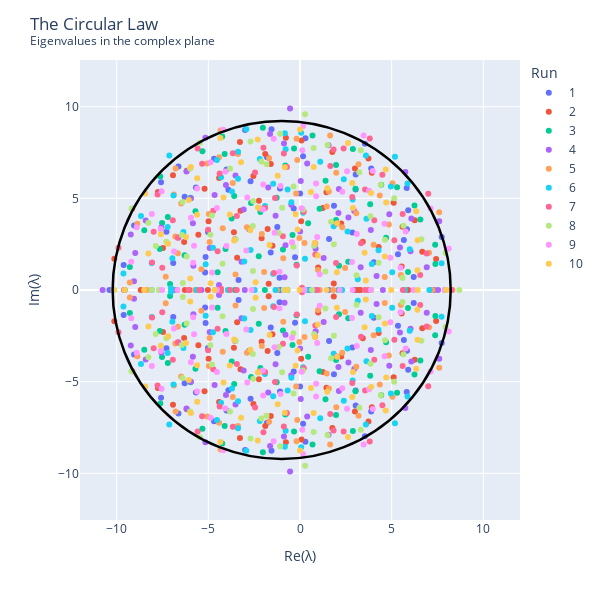

The notebook cell saved with this chart:
### Code cell
np.random.seed(1245)

# parameters
C = 0.85
d = 1
S = 100
sigma = 1

# center and radius of the circle
center = [-d, 0]
radius = m.sqrt(S*C*sigma**2)

print('The expected center of the disk is: (%.2f, %i)' %(center[0], center[1]))
print('The expected radius of the disk is: r = %.2f' %(radius))


# build N random matrices
N = 10
appended_data = []

for i in range(N):
    df_eig = pd.DataFrame(columns=['re', 'im', 'run'])
    
    M = randommatrix(S, d, C)
    eig_M, _ = np.linalg.eig(M)
    df_eig['re'] = np.real(eig_M)
    df_eig['im'] = np.imag(eig_M)
    df_eig['run'] = [str(i+1)]*len(eig_M)
    
    appended_data.append(df_eig)
    
appended_data = pd.concat(appended_data)

# circle data
x0, y0, x1, y1 = my_circle(center, radius)

# plot the eigenvalues
fig = px.scatter(appended_data, x="re", y="im", color="run")

fig.update_layout(
    title="The Circular Law <br><sup>Eigenvalues in the complex plane</sup>",
    xaxis_title="Re(λ)",
    yaxis_title="Im(λ)",
    legend_title="Run",
    width=600,
    height=600,
)
fig.update_xaxes(range=[-12, 12])
fig.update_yaxes(
    scaleanchor = "x",
    scaleratio = 1,
    range=[-12, 12]
  )

fig.add_shape(type="circle",
    xref="x", yref="y",
    x0=x0, y0=y0, x1=x1, y1=y1,
    line_color="black",
    line_width = 2.5
)
# fig.add_annotation(
#     x= center[0]+radius,
#     y= center[1],
#     xref="x", yref="y",
#     text="",
#     showarrow=True,
#     axref = "x", ayref='y',
#     ax= center[0],
#     ay= center[1],
#     arrowhead = 3,
#     arrowwidth= 2, 
#     arrowcolor='black')

if savegit: 
    path = "images/hw04_circlaw.png"
    fig.write_image(path)
    display(Image(path))
    
else:
    fig.show()
